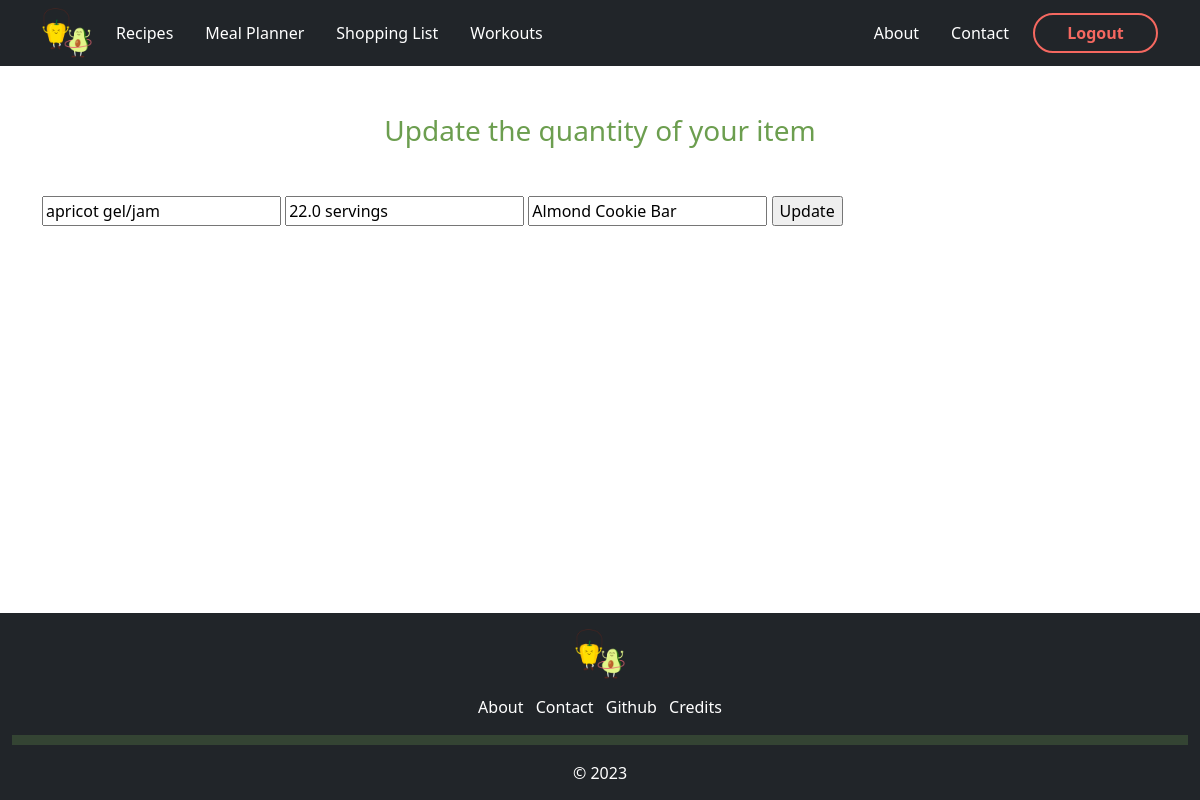
/updateQuan/2 (signed in), run on the app's committed database.
### app/models.py (models this page shows, shortened)
class ShoppingList(db.Model):
    item_id = db.Column(db.Integer, nullable = False, primary_key = True)
    user_id = db.Column(db.Integer, db.ForeignKey('user.id'), nullable=False)
    name = db.Column(db.String(255), nullable = False)
    quantity = db.Column(db.String, nullable = False)
    date_added = db.Column(db.DateTime, nullable = False, default = datetime.utcnow)
    recipe_name = db.Column(db.String, nullable = True)

### app/routes.py (the view)
@app.route('/updateQuan/<int:itemnumber>', methods=["GET", "POST"])
@login_required
def updateQuan(itemnumber):
    item = ShoppingList.query.get_or_404(itemnumber)
    if item.user_id != current_user.id:
        return redirect(url_for('home'))
    if request.method == 'POST':
        item.name = request.form['name']
        item.quantity = request.form['quantity']
        item.recipe_name = request.form['recipe']
        db.session.commit()
        return redirect(url_for('shopping'))
    else:
        return render_template("upQuan.html", title = "Update Item Quantity", css_file = 'shopping.css', item=item)

### app/models.py (called while the page is built)
@login_manager.user_loader
def load_user(user_id):
    return User.query.get(user_id)

### app/templates/upQuan.html
{% extends "base.html" %}
{% block content %}
<div class="container-sm">
    <div class="text-center my-5 green-font">
        <h3>Update the quantity of your item</h3>
    </div>
    <form action="/updateQuan/{{item.item_id}}" method="POST">
        <input type="text" name="name" id="content" value="{{item.name}}">
        <input type="text" name="quantity" value="{{item.quantity}}">
        <input type="text" name="recipe" value="{{item.recipe_name}}">
        <input type="submit" value="Update">
    </form>
</div>
{% endblock %}

### app/static/css/shopping.css (style rules this page uses)
.green-font { color: #6C9E4F }

### data on the page
ShoppingList: name "apricot gel/jam", quantity "22.0 servings", recipe "Almond Cookie Bar"
